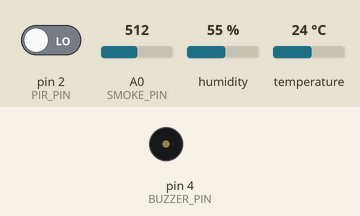
Recording of a sketch running on a simulated Arduino Uno, built with avr-gcc and run on an emulated ATmega328P. On the bench: buzzer (waves = sounding, pin HIGH). The inputs (shaded band) are chosen by the test bench; at power-on: A0 (SMOKE_PIN) = 512, pin 2 (PIR_PIN) LOW, humidity 55 %, temperature 24 °C. What the sketch prints to the serial monitor is not drawn.

Above: at 2.2 s.
2.3 s: A0 (SMOKE_PIN) set to 365
5.8 s: A0 (SMOKE_PIN) set to 332
At 6.5 s:
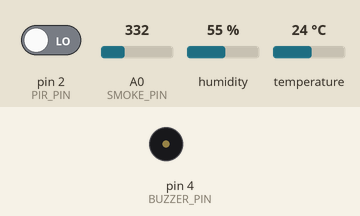
7.3 s: pin 2 (PIR_PIN) driven HIGH
At 7.71 s:
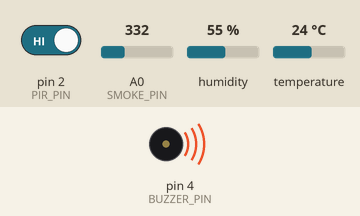
10.8 s: pin 2 (PIR_PIN) driven LOW
At 11.9 s:
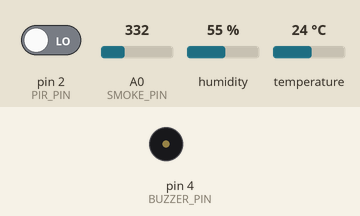
12.3 s: A0 (SMOKE_PIN) set to 360
At 12.56 s:
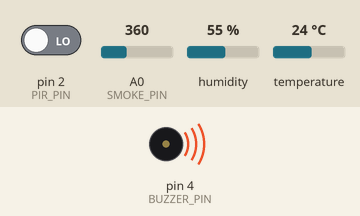
Timing chart, 0 to 16.8 s (numbered marks = the images above; inputs shaded):
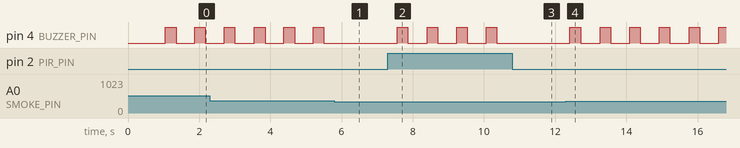

Measured:
- the behaviour switches between 351 and 350 on A0 (SMOKE_PIN) (found by bisection; images 0 and 1)
- after the input at 5.8 s, pin 4 (BUZZER_PIN): stops changing and stays LOW
- after the input at 7.3 s, pin 4 (BUZZER_PIN): alternates HIGH for 0.30 s and LOW for 0.53 s, starting after 0.26 s
- after the input at 10.8 s, pin 4 (BUZZER_PIN): stops changing and stays LOW
- after the input at 12.3 s, pin 4 (BUZZER_PIN): alternates HIGH for 0.30 s and LOW for 0.53 s, starting after 0.12 s
- by itself, pin 4 (BUZZER_PIN): alternates HIGH for 0.30 s and LOW for 0.53 s

The sketch:

bank.ino
```cpp
// --------------------------------------------------
// BANK LOCKER SECURITY SYSTEM
// Motion + Smoke + Temperature + Humidity + Buzzer
// --------------------------------------------------

#include <DHT.h>

#define PIR_PIN 2          // PIR Motion Sensor (Digital)
#define DHT_PIN 3          // DHT11/DHT22 Sensor (Digital)
#define BUZZER_PIN 4       // Buzzer/Speaker
#define SMOKE_PIN A0       // MQ-2/MQ-135 Smoke Sensor (Analog)

#define DHT_TYPE DHT11     // Change to DHT22 if using DHT22

DHT dht(DHT_PIN, DHT_TYPE);

void setup() {
  Serial.begin(9600);

  pinMode(PIR_PIN, INPUT);
  pinMode(BUZZER_PIN, OUTPUT);
  pinMode(SMOKE_PIN, INPUT);

  dht.begin();

  Serial.println("Bank Locker Security System Started...");
  delay(1000);
}

void loop() {

  // -----------------------------
  // Read Motion Sensor
  // -----------------------------
  int motion = digitalRead(PIR_PIN);

  // -----------------------------
  // Read Smoke Sensor
  // -----------------------------
  int smokeLevel = analogRead(SMOKE_PIN);

  // -----------------------------
  // Read Temperature & Humidity
  // -----------------------------
  float temperature = dht.readTemperature();   // Celsius
  float humidity = dht.readHumidity();

  // Check DHT read errors
  if (isnan(temperature) || isnan(humidity)) {
    Serial.println("Error reading DHT sensor!");
    return;
  }

  // Print on Serial Monitor
  Serial.print("Motion: ");
  Serial.print(motion);
  Serial.print(" | Smoke: ");
  Serial.print(smokeLevel);
  Serial.print(" | Temp: ");
  Serial.print(temperature);
  Serial.print("C | Humidity: ");
  Serial.println(humidity);

  // -----------------------------
  // ALERT CONDITIONS
  // -----------------------------
  bool alert = false;

  // Motion detection
  if (motion == HIGH) {
    Serial.println("⚠️ ALERT: Motion detected!");
    alert = true;
  }

  // Smoke detection threshold
  if (smokeLevel > 350) {   // Adjust as per your sensor
    Serial.println("🔥 ALERT: Smoke/Gas detected!");
    alert = true;
  }

  // High temperature alert
  if (temperature > 45) {
    Serial.println("🔥 ALERT: High temperature detected!");
    alert = true;
  }

  // -----------------------------
  // BUZZER / SPEAKER ALERT
  // -----------------------------
  if (alert) {
    digitalWrite(BUZZER_PIN, HIGH);
    delay(300);
    digitalWrite(BUZZER_PIN, LOW);
    delay(200);
  } else {
    digitalWrite(BUZZER_PIN, LOW);
  }

  delay(300);
}
```
